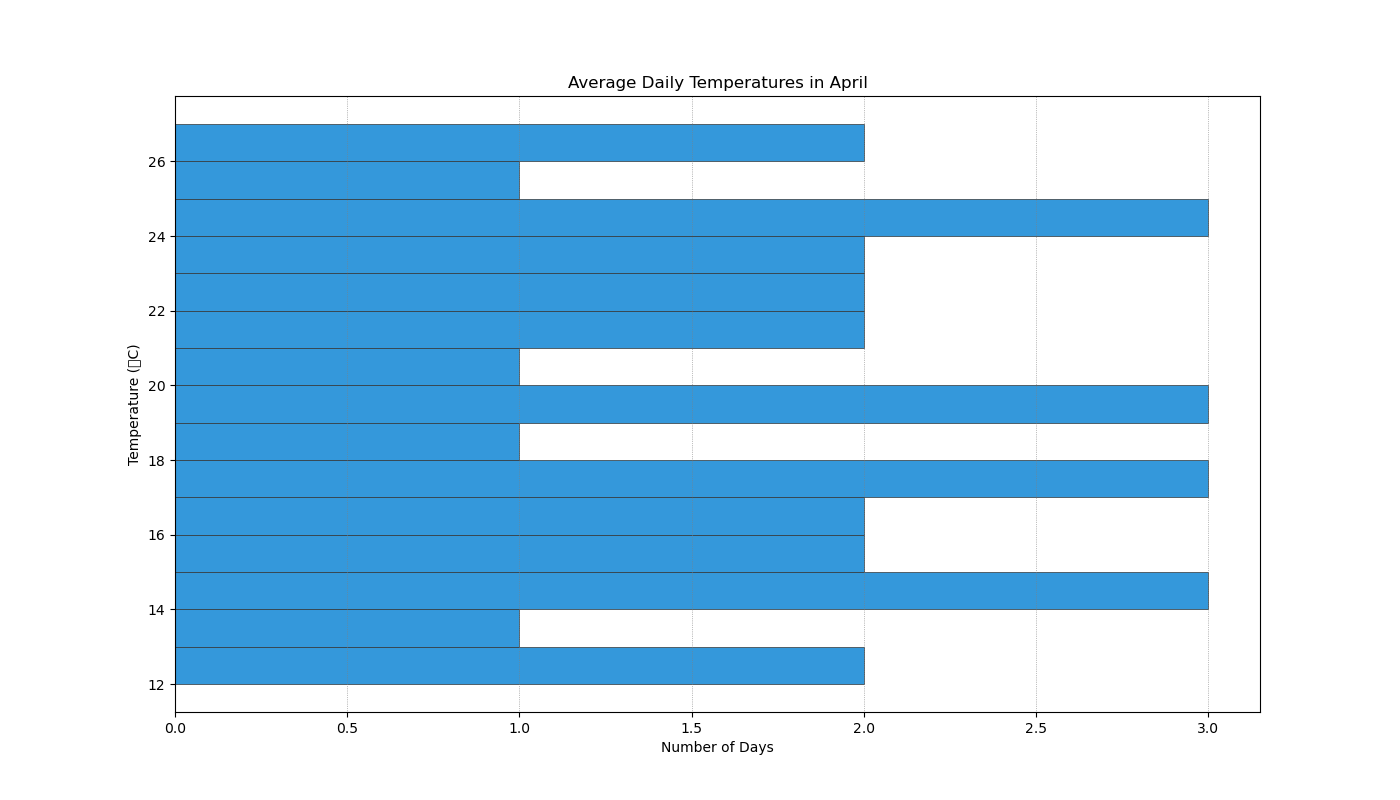

Recreate this plot in Python.

import matplotlib.pyplot as plt

# Data points for average daily temperatures in April
temperatures = [
    12, 14, 15, 16, 14, 13, 17, 19, 21, 22, 18, 16, 15, 17, 19, 20,
    21, 23, 24, 22, 24, 26, 27, 25, 24, 23, 19, 17, 14, 12
]

plt.figure(figsize=(14, 8))  # Width and height of the chart

# Creating a horizontal histogram with specified color and bar width
plt.hist(temperatures, bins=15, orientation='horizontal', color='#3498db', edgecolor='#333333', linewidth=0.5)

# Adding the title and labels
plt.title('Average Daily Temperatures in April')
plt.xlabel('Number of Days')
plt.ylabel('Temperature (°C)')

# Customize the look of the plot, adding grid
plt.grid(axis='x', color='grey', linestyle=':', linewidth=0.5)

# Show the plot
plt.show()
